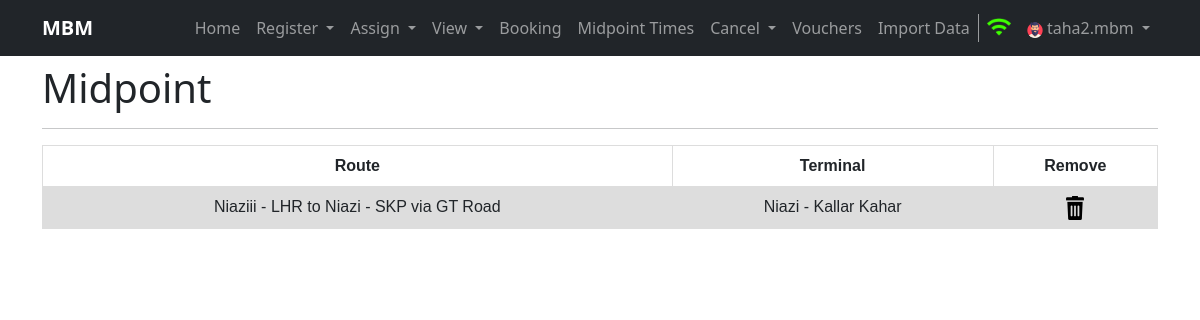
Screenshot of /viewmidpoints (signed in) with the database file from the repository.
### home/models.py (models this page shows, shortened)
class Midpoint(models.Model):
    route = models.ForeignKey(Route, on_delete=models.CASCADE)
    terminal = models.ForeignKey(Terminal, on_delete=models.CASCADE)
    created = models.DateTimeField(auto_now_add=True, editable=False, null=False, blank=False)
    last_modified = models.DateTimeField(auto_now_add=True, editable=False, null=False, blank=False)
    class Meta:
        verbose_name_plural = 'Midpoint'

class Route(models.Model):
    source = models.ForeignKey(Terminal, related_name='source_terminal', on_delete=models.CASCADE)
    destination = models.ForeignKey(Terminal, related_name='destination_terminal', on_delete=models.CASCADE)
    via = models.CharField(max_length=100)
    created = models.DateTimeField(auto_now_add=True, editable=False, null=False, blank=False)
    last_modified = models.DateTimeField(auto_now_add=True, editable=False, null=False, blank=False)
    class Meta:
        verbose_name_plural = 'Route'
    def __str__(self):
        return str(self.source) + ' to ' + str(self.destination) + ' via ' + self.via

class Terminal(models.Model):
    tcode = models.CharField(max_length=3, unique=True)
    name = models.CharField(max_length=100)
    city = models.CharField(max_length=100)
    address = models.CharField(max_length=150)
    created = models.DateTimeField(auto_now_add=True, editable=False, null=False, blank=False)
    last_modified = models.DateTimeField(auto_now_add=True, editable=False, null=False, blank=False)
    class Meta:
        verbose_name_plural = 'Terminal'
    def __str__(self):
        return self.name + ' - ' + self.city

### home/views.py (the view, shortened to what this page needs)
# urls.py: path('viewmidpoints', views.viewmidpoints, name='viewmidpoints'),
def viewmidpoints(request, mp_id=None):
    if request.user.is_anonymous:
        return redirect('/login')
    midpoints = None
    try:
        midpoints = Midpoint.objects.all()
    except Exception as e:
        messages.warning(request, e)
    return render(request, 'midpoints.html', {'midpoints': midpoints})

### templates/midpoints.html (shortened to what this page needs)
{% extends 'base.html' %}
{% block username %}{{ request.user.username }}{% endblock username %}
{%block body%}
{% load static %}
<div class="container my-2">
  <h1>Midpoint</h1>
  <hr>
</div>
<div class="container">
    <table class="schedule Users">
        <tr>
          <th>Route</th>
          <th>Terminal</th>
          <th>Remove</th>
        </tr>
        {% for mp in midpoints %}
        <tr class="tr">
          <td>{{mp.route}}</td>
          <td>{{mp.terminal}}</td>
          <td><a href="{% url 'viewmidpoints' mp_id=mp.id %}"><img src="{% static 'images/remove.png' %}"></a></td>
        </tr>
        {% endfor %}
      </table>
</div>
{%endblock body%}

### static/css/style.css (style rules this page uses)
.schedule, .seats { font-family: arial, sans-serif; border-collapse: collapse; width: 100%; }
.schedule td, .bookings td, th { border: 1px solid #dddddd; text-align: center; padding: 8px; }
.schedule .tr:nth-child(even) { background-color: #dddddd; }
img { max-width: inherit; width: inherit; }

### rows the page displays
Midpoint: route "Niaziii - LHR to Niazi - SKP via GT Road", terminal "Niazi - Kallar Kahar"

### other values shown
{{ request.user.username }} "taha2.mbm"
